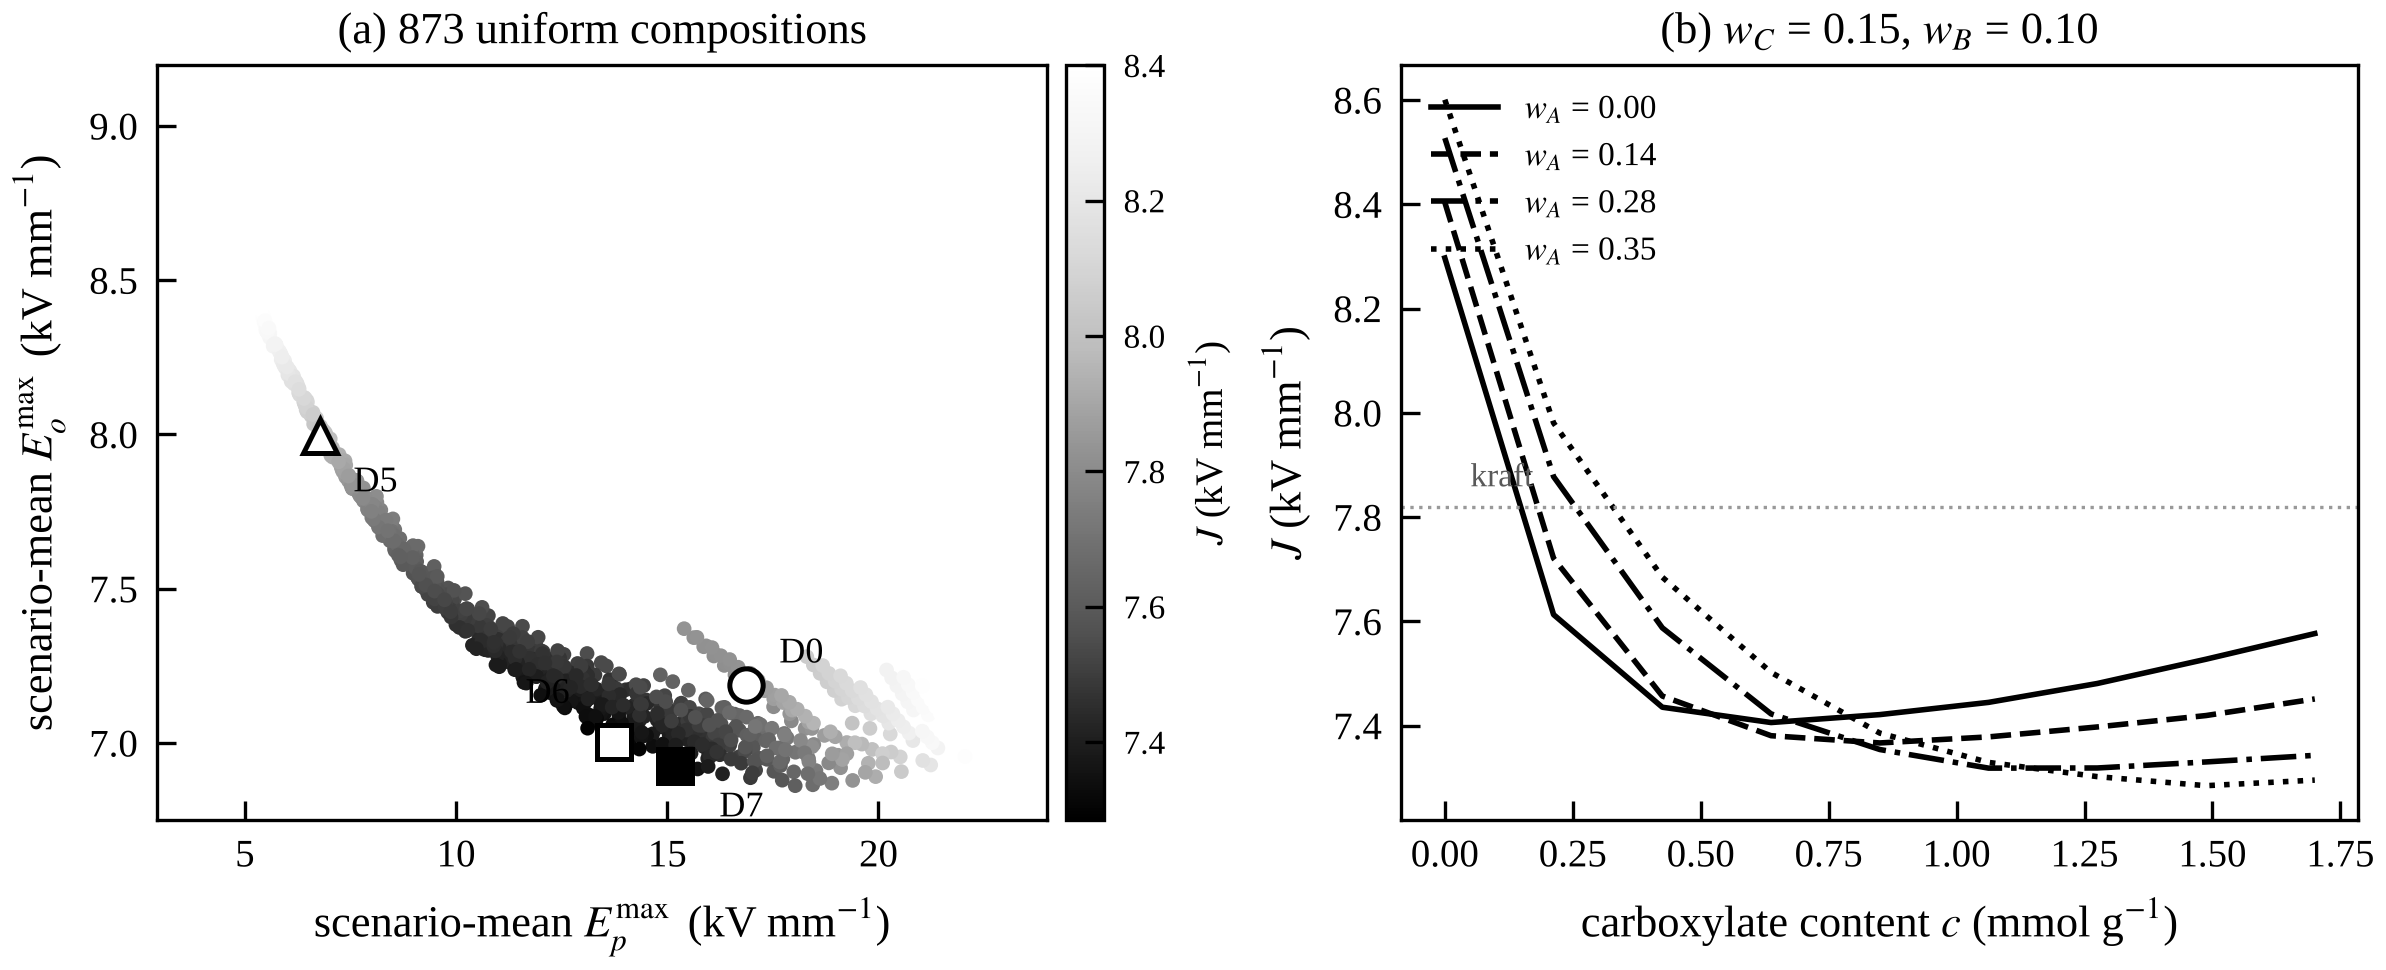

The script that saved this image:
"""Design-space figure: stress trade-off of uniform compositions and the carboxylate response."""
import json
import numpy as np
import figstyle as fs
import matplotlib.pyplot as plt

S = np.array(json.load(open('res_space.json')))
T = json.load(open('res_designs.json'))['table']
fig, axs = plt.subplots(1, 2, figsize=(fs.COL2, 2.45), gridspec_kw=dict(wspace=0.3))
ax = axs[0]
sc = ax.scatter(S[:, 6], S[:, 5], c=S[:, 4], cmap='Greys_r', s=7, lw=0, vmin=S[:, 4].min(), vmax=8.4)
cb = fig.colorbar(sc, ax=ax, pad=0.02, fraction=0.05); cb.set_label('$J$ (kV mm$^{-1}$)', fontsize=7)
cb.ax.tick_params(labelsize=6)
marks = [('D0 Kraft/NE', 'D0', 'o', 'white'), ('D5 Exact window matching', 'D5', '^', 'white'),
         ('D6 Robust uniform (proposed)', 'D6', 's', 'white'), ('D7 Robust graded (proposed)', 'D7', 's', 'k')]
offs = {'D0': (6, 4), 'D5': (6, -10), 'D6': (-16, 7), 'D7': (8, -9)}
for key, lab, mk, fc in marks:
    t = T[key]
    ax.plot(t['peak_paper_mean'], t['peak_oil_mean'], marker=mk, ms=6, mfc=fc, mec='k', mew=0.9, ls='none')
    ax.annotate(lab, (t['peak_paper_mean'], t['peak_oil_mean']), textcoords='offset points', xytext=offs[lab],
                fontsize=6.5)
ax.set_xlabel('scenario-mean $E_p^{\\max}$ (kV mm$^{-1}$)'); ax.set_ylabel('scenario-mean $E_o^{\\max}$ (kV mm$^{-1}$)')
ax.set_title('(a) %d uniform compositions' % len(S), pad=4)
ax = axs[1]
wcs = np.unique(S[:, 1]); was = np.unique(S[:, 0])
wc = wcs[np.argmin(np.abs(wcs - 0.15))]
sty = ['-', '--', '-.', ':']
sel_wa = [was[0], was[2], was[4], was[-1]]
for k, wa in enumerate(sel_wa):
    m = (np.isclose(S[:, 0], wa)) & (np.isclose(S[:, 1], wc)) & (np.isclose(S[:, 3], 0.10))
    if m.sum() < 2:
        continue
    o = np.argsort(S[m, 2])
    ax.plot(S[m, 2][o], S[m, 4][o], color='k', ls=sty[k], lw=1.0, label='$w_A$ = %.2f' % wa)
ax.axhline(T['D0 Kraft/NE']['util_mean'], color='0.6', lw=0.6, ls=':')
ax.text(0.05, T['D0 Kraft/NE']['util_mean'] + 0.04, 'kraft', fontsize=6, color='0.35')
ax.set_xlabel('carboxylate content $c$ (mmol g$^{-1}$)'); ax.set_ylabel('$J$ (kV mm$^{-1}$)')
ax.set_title('(b) $w_C$ = %.2f, $w_B$ = 0.10' % wc, pad=4)
ax.legend(loc='upper left', fontsize=6)
fig.savefig('fig_space.png')
print('ok', len(S), wc)
